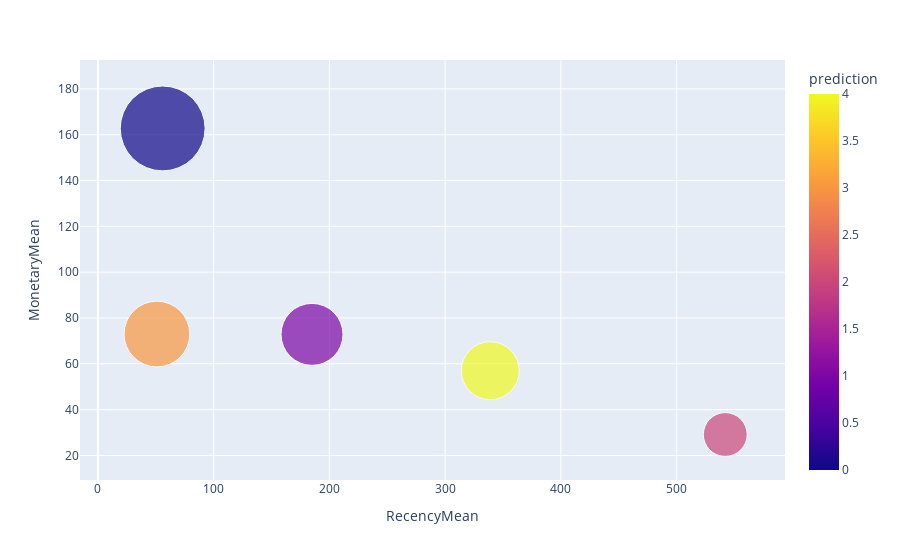

Notebook code for this chart:
### Code cell
import plotly.express as px

fig = px.scatter(rfm_agg_pd2, x="RecencyMean", y="MonetaryMean", size="FrequencyMean", color="prediction",
           hover_name="prediction", size_max = 60) 

plt.savefig('outputs/Kmeans Unsupervised Segments Scatter (Pyspark).png')
fig.show()

### Figure 1 — Plotly figure (JSON) as saved in the notebook; plotly's stock layout.template omitted (floating-point values rounded to 4 significant figures)
{"data": [{"hovertemplate": "<b>%{hovertext}</b><br><br>RecencyMean=%{x}<br>MonetaryMean=%{y}<br>FrequencyMean=%{marker.size}<br>prediction=%{marker.color}<extra></extra>", "hovertext": [0, 1, 2, 3, 4], "legendgroup": "", "marker": {"color": [0, 1, 2, 3, 4], "coloraxis": "coloraxis", "size": [15, 8, 4, 9, 7], "sizemode": "area", "sizeref": 0.004167, "symbol": "circle"}, "mode": "markers", "name": "", "orientation": "v", "showlegend": false, "type": "scatter", "x": [56, 185, 542, 51, 339], "xaxis": "x", "y": [162.7, 72.85, 29.14, 73, 57], "yaxis": "y"}], "layout": {"coloraxis": {"colorbar": {"title": {"text": "prediction"}}, "colorscale": [[0, "#0d0887"], [0.1111, "#46039f"], [0.2222, "#7201a8"], [0.3333, "#9c179e"], [0.4444, "#bd3786"], [0.5556, "#d8576b"], [0.6667, "#ed7953"], [0.7778, "#fb9f3a"], [0.8889, "#fdca26"], [1, "#f0f921"]]}, "legend": {"itemsizing": "constant", "tracegroupgap": 0}, "margin": {"t": 60}, "xaxis": {"anchor": "y", "domain": [0, 1], "title": {"text": "RecencyMean"}}, "yaxis": {"anchor": "x", "domain": [0, 1], "title": {"text": "MonetaryMean"}}}}
